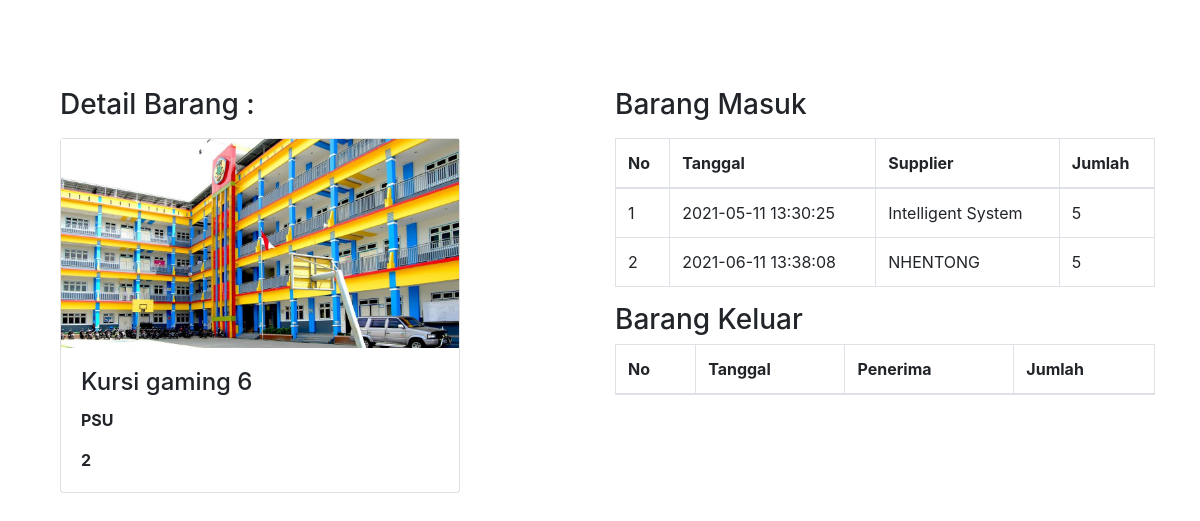
The app's page /view.php?id=64 (signed in) with its own data.
### tables this page shows
CREATE TABLE `stock` (
  `idbarang` int(11) NOT NULL,
  `idkategori` int(11) NOT NULL,
  `namabarang` varchar(25) NOT NULL,
  `deskripsi` varchar(25) NOT NULL,
  `stock` int(11) NOT NULL,
  `image` varchar(99) DEFAULT NULL,
  `status` enum('pending','approve') NOT NULL
);

CREATE TABLE `kategori` (
  `idkategori` int(11) NOT NULL,
  `kategori` varchar(25) NOT NULL
);

CREATE TABLE `masuk` (
  `idmasuk` int(11) NOT NULL,
  `idbarang` int(11) NOT NULL,
  `idsup` int(11) NOT NULL,
  `tanggal` timestamp NOT NULL DEFAULT current_timestamp(),
  `keterangan` varchar(25) DEFAULT NULL,
  `qty` int(11) NOT NULL
);

CREATE TABLE `supplier` (
  `idsup` int(11) NOT NULL,
  `supplier` varchar(55) NOT NULL
);

### view.php (the view, shortened to what this page needs)
<?php
require 'function.php';
$idbarang = $_GET['id'];
$get = mysqli_query($conn, "select * from stock s, kategori k where idbarang='$idbarang' AND k.idkategori = s.idkategori");
$fetch = mysqli_fetch_assoc($get);
$namabarang = $fetch['namabarang'];
$kategori = $fetch['kategori'];
$stock = $fetch['stock'];
 $gambar = $fetch['image'];
    if($gambar==null){
 $img = 'Tidak ada Gambar';
    }else{
 $img = '<img class = card-img-top" src="images/'.$gambar.'" alt="Card image" style="width:100%">';
 }
?>
<!DOCTYPE html>
<html>
<head>
  <link rel="stylesheet" href="https://maxcdn.bootstrapcdn.com/bootstrap/4.5.2/css/bootstrap.min.css">
</head>
<body>
	<div class="container">
  <div class="row">
    <div class="col"><br><br><br>
     <div class="container">
		<p><h3>Detail Barang : </h3></p>
	<div class="card" style="width:400px">
	<?=$img;?>
    <div class="card-body">
      <h4 class="card-title"><?=$namabarang;?></h4>
      <b><p class="card-text"><?=$kategori;?></p>
      <p class="card-text"><?=$stock;?></p></b>
    </div>
  </div>
</div>
    </div>
    <div class="col">
    	<br><br><br>
    	<p><h3>Barang Masuk </h3></p>
    	 <table id="barangmasuk" class="table table-bordered" cellspacing="0" width="100%">
                                    <thead>
                                        <tr>
                                            <th>No</th>
                                            <th>Tanggal</th>
                                            <th>Supplier</th>
                                            <th>Jumlah</th>
                                            </tr>
                                    </thead>
                                    <tbody>
                                        <?php
                                        $ambildatamasuk = mysqli_query($conn, "select * from masuk m, supplier u, stock s where u.idsup = m.idsup AND s.idbarang = m.idbarang ");
                                        $i = 1;
                                        while($fetch = mysqli_fetch_array($ambildatamasuk)){
                                            $tanggal = $fetch['tanggal'];
                                            $supplier = $fetch['supplier'];
                                            $quantity = $fetch['qty'];
                                        ?>
                                        <tr>
                                            <td><?=$i++;?></td>
                                            <td><?=$tanggal;?></td>
                                            <td><?=$supplier;?></td>
                                            <td><?=$quantity;?></td>
                                       </tr>
                                       <?php
                                   };
                                   ?>
                                    </tbody>
                                <table id="barangkeluar" class="table table-bordered" cellspacing="0" width="100%">
                                	<h3>Barang Keluar</h3>
                                    <thead>
                                        <tr>
                                            <th>No</th>
                                            <th>Tanggal</th>
                                            <th>Penerima</th>
                                            <th>Jumlah</th>
                                            </tr>
                                    </thead>
                                </table>
                            </div>
   							 </div>
</body>
</html>

### records on screen
stock: image (picture), namabarang "Kursi gaming 6", idkategori.kategori "PSU", stock "2"
masuk: tanggal "2021-05-11 13:30:25", idsup.supplier "Intelligent System", qty "5"
masuk: tanggal "2021-06-11 13:38:08", idsup.supplier "NHENTONG", qty "5"
